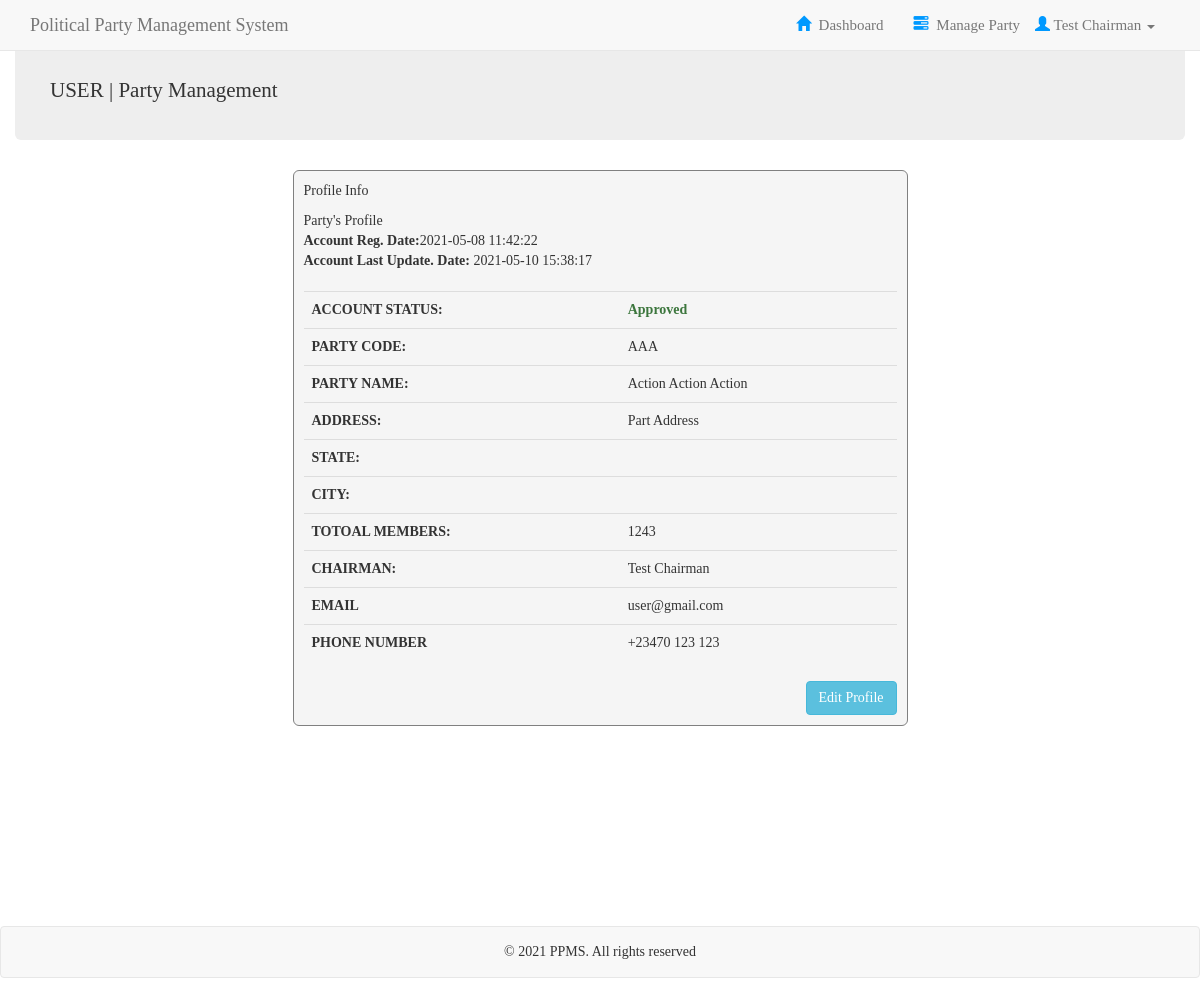
Page /register_party.php (signed in) on the committed database.
### tables this page shows
CREATE TABLE `approvedParties` (
  `partId` int(50) NOT NULL,
  `partCode` varchar(50) NOT NULL,
  `partName` varchar(50) NOT NULL,
  `partAddress` varchar(50) NOT NULL,
  `partState` varchar(50) NOT NULL,
  `partCity` varchar(50) NOT NULL,
  `partMembers` int(50) NOT NULL,
  `partChairman` varchar(50) NOT NULL,
  `partEmail` varchar(50) NOT NULL,
  `partTelNumber` varchar(50) NOT NULL,
  `usrId` int(50) NOT NULL,
  `createDate` timestamp NOT NULL DEFAULT current_timestamp(),
  `updateDate` timestamp NOT NULL DEFAULT current_timestamp() ON UPDATE current_timestamp()
);

### includes/party_info.php (the view, shortened to what this page needs)
<?php
	$approve = "";
	$select = "SELECT * FROM approvedParties WHERE usrId = '$iD'";
	$run = $conn->query($select);
	if ($run->num_rows > 0) {
		while ($row = $run->fetch_array()) {
			$ptyId = $row['partId'];
			$ptyCode = $row['partCode'];
			$ptyName = $row['partName'];
			$ptyAddress = $row['partAddress'];
			$ptyState = $row['partState'];
			$ptyCity = $row['partCity'];
			$ptyMems = $row['partMembers'];
			$ptyChairman = $row['partChairman'];
			$ptyEmail = $row['partEmail'];
			$ptyNumber = $row['partTelNumber'];
			$createDate = $row['createDate'];
			$updateDate = $row['updateDate'];
		}
	}
	else{
		echo "Something's wrong!<br>".$conn->error;
	}
	$checkApprove = "SELECT * FROM approvedParties WHERE partId = '$ptyId'";
	$popApprove = $conn->query($checkApprove);
	if ($popApprove) {
		$approve = "Approved";
	}
?>
	<p>Profile Info</p>
	<address>
		Party's Profile <br>
		<b>Account Reg. Date:</b><?php echo $createDate; ?><br>
		<b>Account Last Update. Date:</b> <?php echo $updateDate; ?> <br>
	</address>
	<table class="table table-responsive col-sm-12">
		<tr>
			<td><b>ACCOUNT STATUS:</b></td>
			<td class="text text-success"><b><?php echo $approve; ?> </b></td>
		</tr>
		<tr>
			<td><b>PARTY CODE:</b></td>
			<td><?php echo $ptyCode; ?></td>
		</tr>
		<tr>
			<td><b>PARTY NAME:</b></td>
			<td><?php echo $ptyName; ?></td>
		</tr>
		<tr>
			<td><b>ADDRESS:</b></td>
			<td><?php echo $ptyAddress; ?></td>
		</tr>
		<tr>
			<td><b>STATE:</b></td>
			<td><?php echo $ptyState; ?></td>
		</tr>
		<tr>
			<td><b>CITY:</b></td>
			<td><?php echo $ptyCity; ?></td>
		</tr>
		<tr>
			<td><b>TOTOAL MEMBERS:</b></td>
			<td><?php echo $ptyMems; ?></td>
		</tr>
		<tr>
			<td><b>CHAIRMAN:</b></td>
			<td><?php echo $ptyChairman; ?></td>
		</tr>
		<tr>
			<td><b>EMAIL</b></td>
			<td><?php echo $ptyEmail; ?></td>
		</tr>
		<tr>
			<td><b>PHONE NUMBER</b></td>
			<td><?php echo $ptyNumber; ?></td>
		</tr>
	</table>
			<a href="includes/update_party.php?usrId=<?php echo $iD; ?>"><button class="btn pull-right btn-md btn-info">Edit Profile</button></a>

### includes/css/header.css (style rules this page uses)
body { margin: 0; padding: 0; font-family: "times new roman"; font-size: px; }

### includes/log_header.php (style rules this page uses)
body { font-family: "times new roman"; margin: 0; padding: 0; margin-top: 10vh; }
a { transition: 0.5s; }
button { transition: 0.5s; }

### rows in the picture
approvedparties: createDate "2021-05-08 11:42:22", updateDate "2021-05-10 15:38:17", partCode "AAA", partName "Action Action Action", partAddress "Part Address", partMembers "1243", partChairman "Test Chairman", partEmail "user@gmail.com", partTelNumber "+23470 123 123"

### other values in the picture
$_SESSION['fullName'] "Test Chairman"
$approve "Approved"
